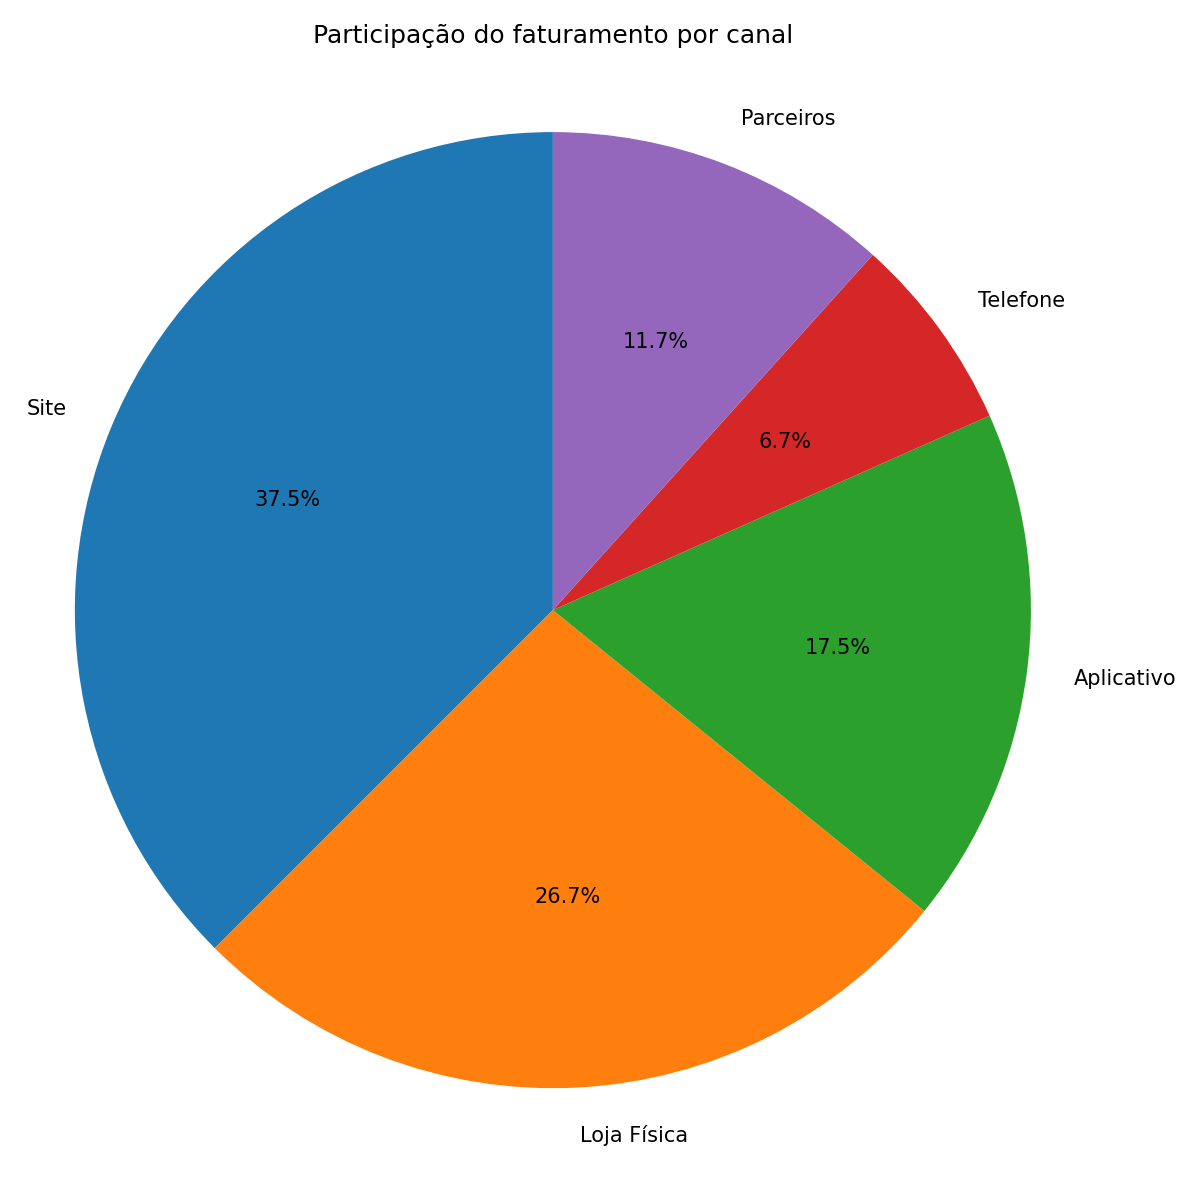

Python code for this plot:
import pandas as pd
import matplotlib.pyplot as plt
from pathlib import Path

ARQUIVO = Path(__file__).resolve().parent / "dados_pizza.csv"
df = pd.read_csv(ARQUIVO)

plt.figure(figsize=(8, 8))
plt.pie(df["faturamento"], labels=df["canal_venda"], autopct="%1.1f%%", startangle=90)
plt.title("Participação do faturamento por canal")
plt.axis("equal")
plt.tight_layout()
plt.savefig(Path(__file__).resolve().parent / "grafico_pizza.png", dpi=150)
plt.close()
